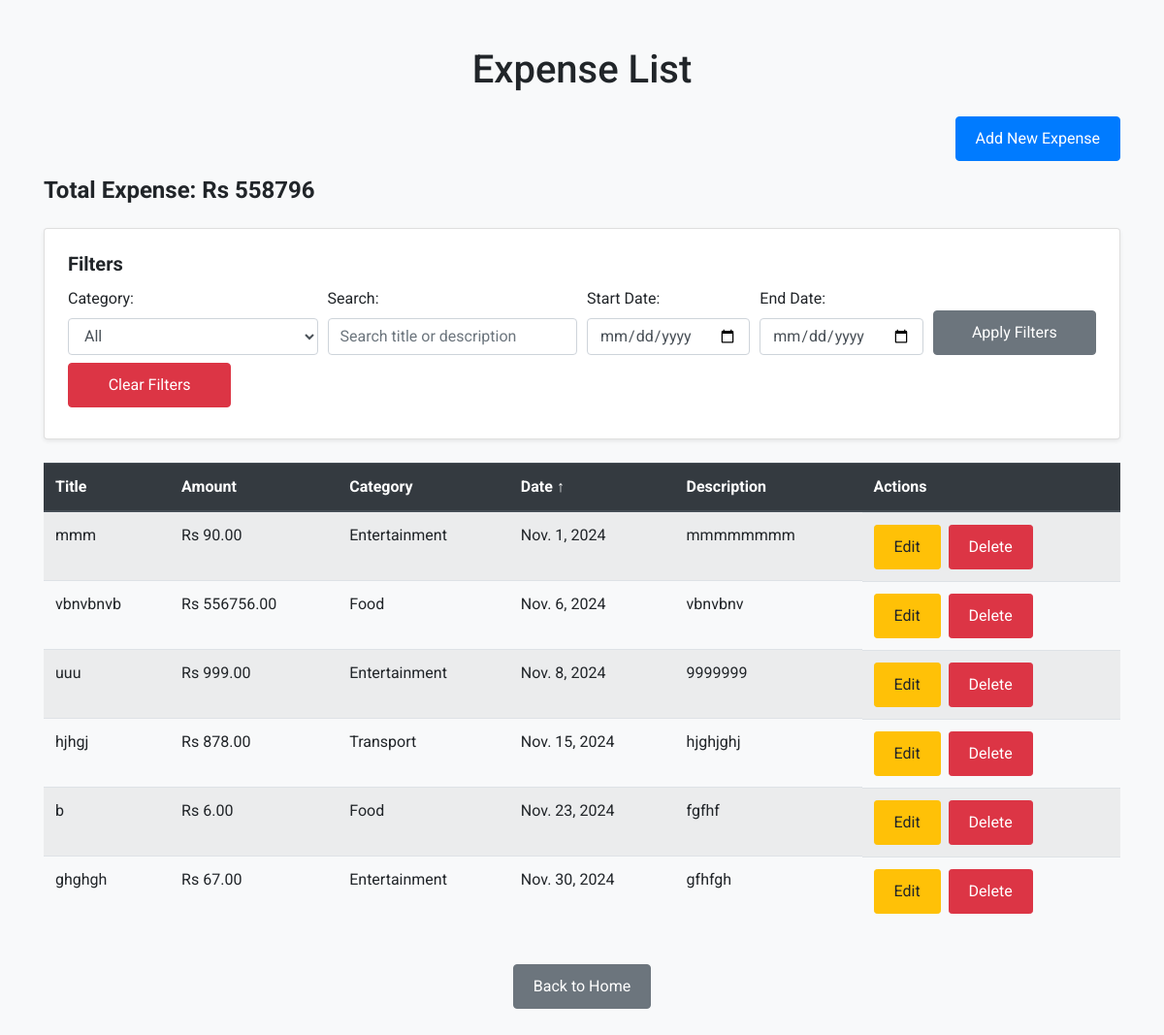
/expense_list/, run on an earlier commit of the app's database.
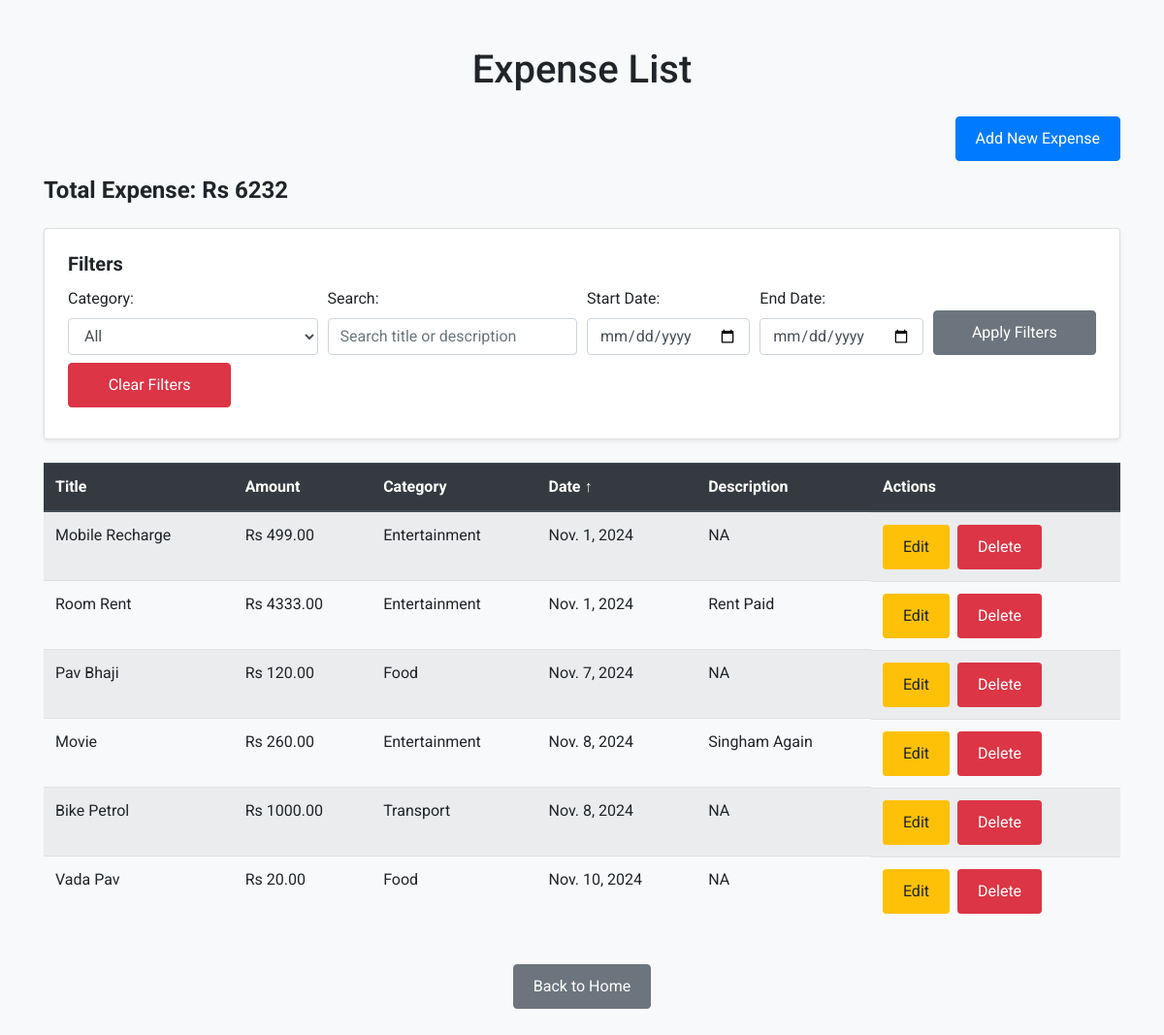
And on a later commit of the database.
### expense/models.py (models this page shows, shortened)
class Expense(models.Model):
    CATEGORY_CHOICES = [
        ('Food', 'Food'),
        ('Transport', 'Transport'),
        ('Entertainment', 'Entertainment'),
        ('Other', 'Other'),
    ]
    title = models.CharField(max_length=100)
    amount = models.DecimalField(max_digits=10, decimal_places=2)
    category = models.CharField(max_length=50, choices=CATEGORY_CHOICES)
    date = models.DateField()
    description = models.TextField(null=True, blank=True)

### expense/views.py (the view)
# urls.py: path('expense_list/', views.expense_list, name='expense_list'),
def expense_list(request):
    expenses = Expense.objects.all()
    sort_by = request.GET.get('sort_by', 'date')  # Default sort by date
    sort_order = request.GET.get('sort_order', 'asc')  # Default sort order is ascending
    if sort_order == 'asc':
        expenses = expenses.order_by(sort_by)  # Ascending order
    elif sort_order == 'desc':
        expenses = expenses.order_by(f'-{sort_by}')  # Descending order
    category_filter = request.GET.get('category', '')
    if category_filter:
        expenses = expenses.filter(category=category_filter)
    search_term = request.GET.get('search', '')
    if search_term:
        expenses = expenses.filter(title__icontains=search_term)
    start_date = request.GET.get('start_date', '')
    end_date = request.GET.get('end_date', '')
    if start_date and end_date:
        expenses = expenses.filter(date__range=[start_date, end_date])
    total_expense = expenses.aggregate(Sum('amount'))['amount__sum'] or 0
    paginator = Paginator(expenses, 15)
    page = request.GET.get('page')
    expenses = paginator.get_page(page)
    if 'clear_filters' in request.GET:
        return redirect('expense_list')
    return render(request, 'expense/expense_list.html', {
        'expenses': expenses,
        'total_expense': total_expense,
        'paginator': paginator,
        'category_filter': category_filter,
        'search_term': search_term,
        'start_date': start_date,
        'end_date': end_date,
        'sort_by': sort_by,
        'sort_order': sort_order
    })

### expense/templates/expense/expense_list.html (shortened to what this page needs)
<!DOCTYPE html>
<html lang="en">
<head>
    {% load static %}
    <link href="https://cdn.jsdelivr.net/npm/bootstrap@4.5.0/dist/css/bootstrap.min.css" rel="stylesheet">
    <link href="{% static 'css/style.css' %}" rel="stylesheet">
</head>
<body>
    <div class="container my-5">
        <h1 class="text-center mb-4">Expense List</h1>
        <div class="text-right mb-3">
            <a href="{% url 'create_expense' %}" class="btn btn-primary">Add New Expense</a>
        </div>
        <div class="mb-4">
            <h4 class="font-weight-bold">Total Expense: Rs {{ total_expense }}</h4>
        </div>
        <div class="card p-4 mb-4 shadow-sm">
            <h5 class="card-title font-weight-bold">Filters</h5>
            <form class="form-row" method="GET">
                <div class="form-group col-md-3 mb-2">
                    <label for="category">Category:</label>
                    <select name="category" class="form-control">
                        <option value="">All</option>
                    </select>
                </div>
                <div class="form-group col-md-3 mb-2">
                    <label for="search">Search:</label>
                    <input type="text" name="search" value="{{ search_term }}" class="form-control" placeholder="Search title or description">
                </div>
                <div class="form-group col-md-2 mb-2">
                    <label for="start_date">Start Date:</label>
                    <input type="date" name="start_date" value="{{ start_date }}" class="form-control">
                </div>
                <div class="form-group col-md-2 mb-2">
                    <label for="end_date">End Date:</label>
                    <input type="date" name="end_date" value="{{ end_date }}" class="form-control">
                </div>
                <div class="form-group col-md-2 mb-2 d-flex align-items-end">
                    <button type="submit" class="btn btn-secondary w-100">Apply Filters</button>
                </div>
                <div class="form-group col-md-2 mb-2 d-flex align-items-end">
                    <a href="{% url 'expense_list' %}?clear_filters=true" class="btn btn-danger w-100">Clear Filters</a>
                </div>
            </form>
        </div>
        <div class="table-responsive mb-4">
            <table class="table table-striped table-hover">
                <thead class="thead-dark">
                    <tr>
                        <th style="color: white;">
                            <a href="?sort_by=title&sort_order={% if sort_by == 'title' and sort_order == 'asc' %}desc{% else %}asc{% endif %}" style="color: white;">
                                Title
                            </a>
                        </th>
                        <th style="color: white;">
                            <a href="?sort_by=amount&sort_order={% if sort_by == 'amount' and sort_order == 'asc' %}desc{% else %}asc{% endif %}" style="color: white;">
                                Amount
                            </a>
                        </th>
                        <th style="color: white;">
                            <a href="?sort_by=category&sort_order={% if sort_by == 'category' and sort_order == 'asc' %}desc{% else %}asc{% endif %}" style="color: white;">
                                Category
                            </a>
                        </th>
                        <th style="color: white;">
                            <a href="?sort_by=date&sort_order={% if sort_by == 'date' and sort_order == 'asc' %}desc{% else %}asc{% endif %}" style="color: white;">
                                Date
                                {% if sort_by == 'date' %}
                                    {% if sort_order == 'asc' %}↑{% else %}↓{% endif %}
                                {% endif %}
                            </a>
                        </th>
                        <th style="color: white;">
                            <a href="?sort_by=description&sort_order={% if sort_by == 'description' and sort_order == 'asc' %}desc{% else %}asc{% endif %}" style="color: white;">
                                Description
                            </a>
                        </th>
                        <th style="color: white;">Actions</th>
                    </tr>
                </thead>
                <tbody>
                    {% for expense in expenses %}
                        <tr>
                            <td>{{ expense.title }}</td>
                            <td>Rs {{ expense.amount }}</td>
                            <td>{{ expense.get_category_display }}</td>
                            <td>{{ expense.date }}</td>
                            <td>{{ expense.description }}</td>
                            <td class="d-flex">
                                <a href="{% url 'update_expense' expense.pk %}" class="btn btn-warning btn-sm mr-2">Edit</a>
                                <a href="{% url 'delete_expense' expense.pk %}" class="btn btn-danger btn-sm">Delete</a>
                            </td>
                        </tr>
                    {% empty %}
                        <tr>
                            <td colspan="6" class="text-center">No expenses found</td>
                        </tr>
                    {% endfor %}
                </tbody>
            </table>
        </div>
        <div class="text-center mt-4">
            <a href="{% url 'home' %}" class="btn btn-secondary">Back to Home</a>
        </div>
    </div>
</body>
</html>

### expense/static/css/style.css (style rules this page uses)
body { font-family: 'Roboto', sans-serif; background-color: #f8f9fa; }
.container { margin-top: 50px; }
.card { margin-bottom: 30px; }
.btn-primary, .btn-secondary, .btn-warning, .btn-danger { padding: 10px 20px; font-size: 16px; }
.table th { background-color: #007bff; color: white; }

What changed in the data, as far as the page shows it:
removed Expense: title "mmm", amount "90.00", category "Entertainment", date "Nov. 1, 2024", description "mmmmmmmm"
removed Expense: title "uuu", amount "999.00", category "Entertainment", date "Nov. 8, 2024", description "9999999"
added Expense: title "Mobile Recharge", amount "499.00", category "Entertainment", date "Nov. 1, 2024", description "NA"
added Expense: title "Room Rent", amount "4333.00", category "Entertainment", date "Nov. 1, 2024", description "Rent Paid"
changed Expense: title "b" → "Pav Bhaji"; amount "6.00" → "120.00"; date "Nov. 23, 2024" → "Nov. 7, 2024"; description "fgfhf" → "NA"
changed Expense: title "ghghgh" → "Movie"; amount "67.00" → "260.00"; date "Nov. 30, 2024" → "Nov. 8, 2024"; description "gfhfgh" → "Singham Again"
changed Expense "Transport": title "hjhgj" → "Bike Petrol"; amount "878.00" → "1000.00"; date "Nov. 15, 2024" → "Nov. 8, 2024"; description "hjghjghj" → "NA"; moves down the list
changed Expense: title "vbnvbnvb" → "Vada Pav"; amount "556756.00" → "20.00"; date "Nov. 6, 2024" → "Nov. 10, 2024"; description "vbnvbnv" → "NA"; moves down the list
Also different on the page:
{{ total_expense }}: "558796" → "6232"
